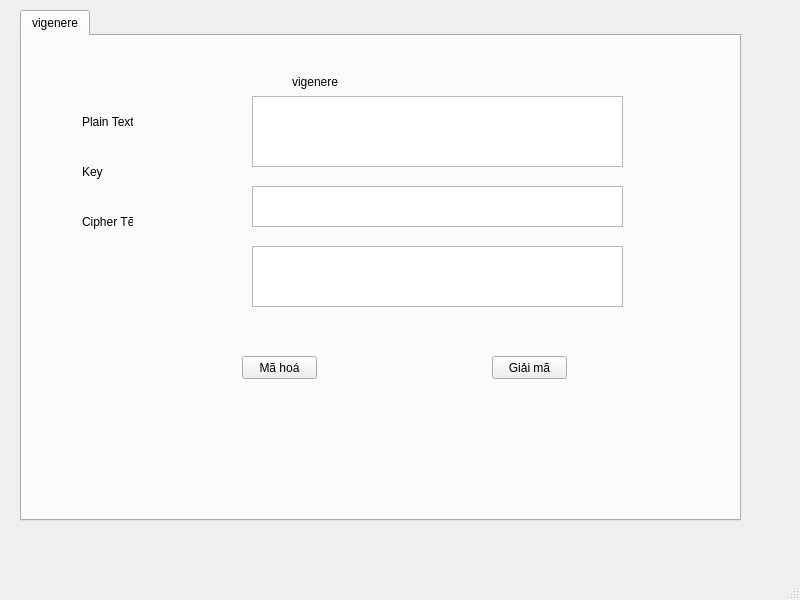
<?xml version="1.0" encoding="UTF-8"?>
<ui version="4.0">
 <class>MainWindow</class>
 <widget class="QMainWindow" name="MainWindow">
  <property name="geometry">
   <rect>
    <x>0</x>
    <y>0</y>
    <width>800</width>
    <height>600</height>
   </rect>
  </property>
  <property name="windowTitle">
   <string>MainWindow</string>
  </property>
  <widget class="QWidget" name="centralwidget">
   <widget class="QTabWidget" name="vigenere">
    <property name="geometry">
     <rect>
      <x>20</x>
      <y>10</y>
      <width>721</width>
      <height>511</height>
     </rect>
    </property>
    <property name="currentIndex">
     <number>0</number>
    </property>
    <widget class="QWidget" name="tab">
     <attribute name="title">
      <string>vigenere</string>
     </attribute>
     <widget class="QLabel" name="label">
      <property name="geometry">
       <rect>
        <x>60</x>
        <y>70</y>
        <width>51</width>
        <height>31</height>
       </rect>
      </property>
      <property name="text">
       <string>Plain Text</string>
      </property>
     </widget>
     <widget class="QLabel" name="label_2">
      <property name="geometry">
       <rect>
        <x>60</x>
        <y>120</y>
        <width>51</width>
        <height>31</height>
       </rect>
      </property>
      <property name="text">
       <string>Key</string>
      </property>
     </widget>
     <widget class="QLabel" name="label_3">
      <property name="geometry">
       <rect>
        <x>60</x>
        <y>170</y>
        <width>51</width>
        <height>31</height>
       </rect>
      </property>
      <property name="text">
       <string>Cipher Tẽt</string>
      </property>
     </widget>
     <widget class="QLabel" name="label_4">
      <property name="geometry">
       <rect>
        <x>270</x>
        <y>30</y>
        <width>111</width>
        <height>31</height>
       </rect>
      </property>
      <property name="text">
       <string>vigenere</string>
      </property>
     </widget>
     <widget class="QTextEdit" name="txt_plain">
      <property name="geometry">
       <rect>
        <x>230</x>
        <y>60</y>
        <width>371</width>
        <height>71</height>
       </rect>
      </property>
     </widget>
     <widget class="QTextEdit" name="txt_key">
      <property name="geometry">
       <rect>
        <x>230</x>
        <y>150</y>
        <width>371</width>
        <height>41</height>
       </rect>
      </property>
     </widget>
     <widget class="QTextEdit" name="txt_cipher">
      <property name="geometry">
       <rect>
        <x>230</x>
        <y>210</y>
        <width>371</width>
        <height>61</height>
       </rect>
      </property>
     </widget>
     <widget class="QPushButton" name="btn_encrypt">
      <property name="geometry">
       <rect>
        <x>220</x>
        <y>320</y>
        <width>75</width>
        <height>23</height>
       </rect>
      </property>
      <property name="text">
       <string>Mã hoá</string>
      </property>
     </widget>
     <widget class="QPushButton" name="btn_decrypt">
      <property name="geometry">
       <rect>
        <x>470</x>
        <y>320</y>
        <width>75</width>
        <height>23</height>
       </rect>
      </property>
      <property name="text">
       <string>Giải mã</string>
      </property>
     </widget>
    </widget>
   </widget>
  </widget>
  <widget class="QMenuBar" name="menubar">
   <property name="geometry">
    <rect>
     <x>0</x>
     <y>0</y>
     <width>800</width>
     <height>21</height>
    </rect>
   </property>
  </widget>
  <widget class="QStatusBar" name="statusbar"/>
 </widget>
 <resources/>
 <connections/>
</ui>
